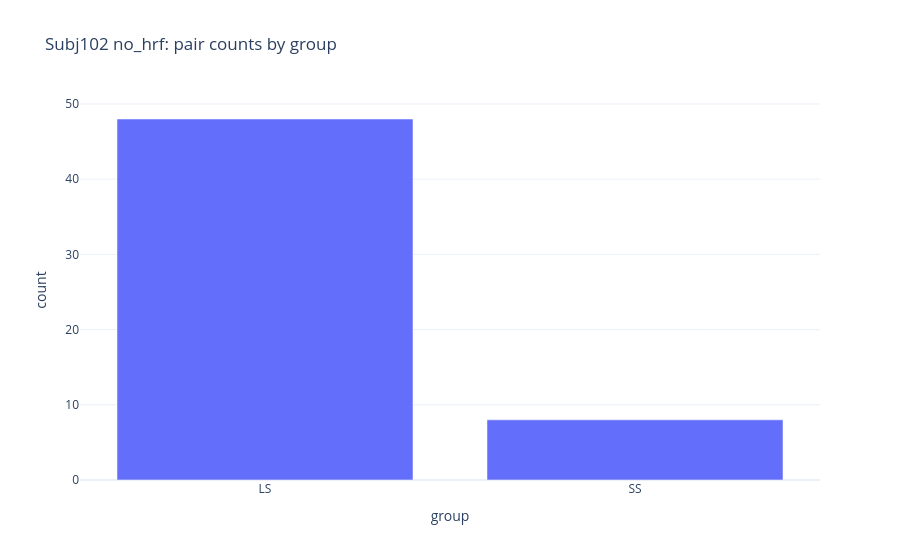
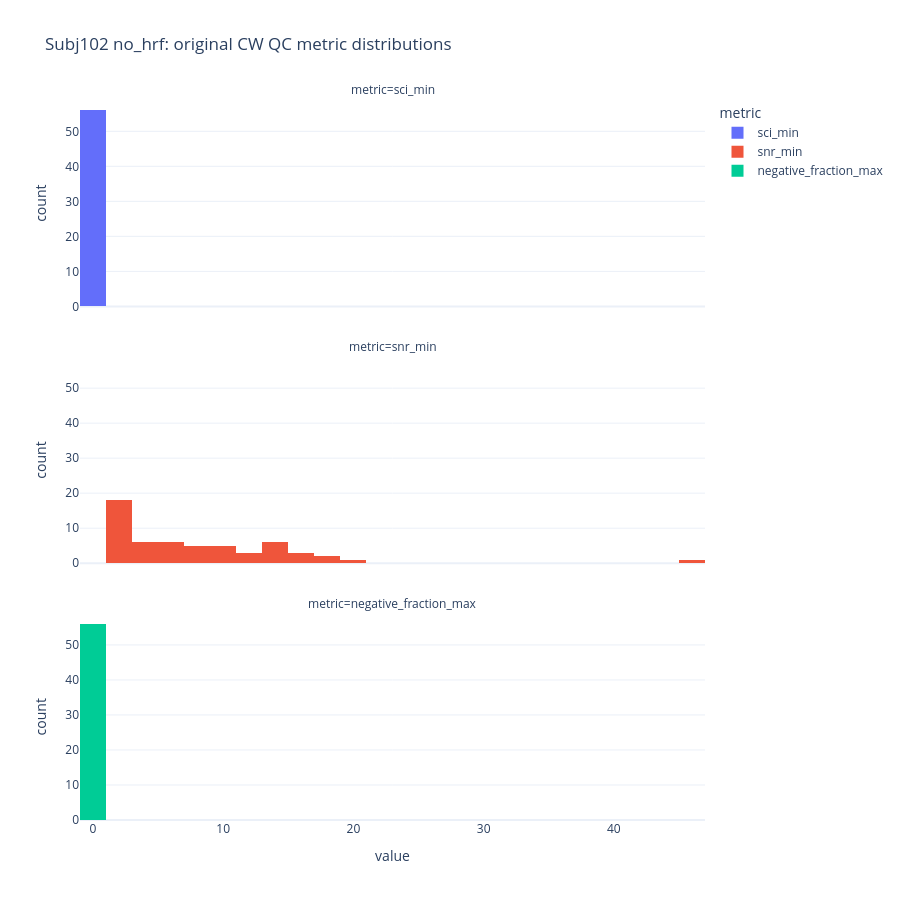

The notebook cell these images were saved under, in order:
### Code cell
# %%
pair_group_counts = pair_quality_df["group"].value_counts().rename_axis("group").reset_index(name="count")
fig = px.bar(pair_group_counts, x="group", y="count", title=f"{SUBJECT} {FILE_LABEL}: pair counts by group")
fig.show()

quality_long = pair_quality_df.melt(
    id_vars=["pair_name", "group"],
    value_vars=["sci_min", "snr_min", "negative_fraction_max"],
    var_name="metric",
    value_name="value",
)
fig = px.histogram(
    quality_long,
    x="value",
    color="metric",
    facet_col="metric",
    facet_col_wrap=1,
    title=f"{SUBJECT} {FILE_LABEL}: original CW QC metric distributions",
)
fig.update_layout(height=900)
fig.show()

### Figure 1 — Plotly figure (JSON) as saved in the notebook; plotly's stock layout.template omitted (floating-point values rounded to 4 significant figures)
{"data": [{"hovertemplate": "group=%{x}<br>count=%{y}<extra></extra>", "legendgroup": "", "marker": {"color": "#636efa", "pattern": {"shape": ""}}, "name": "", "orientation": "v", "showlegend": false, "textposition": "auto", "type": "bar", "x": ["LS", "SS"], "xaxis": "x", "y": [48, 8], "yaxis": "y"}], "layout": {"barmode": "relative", "legend": {"tracegroupgap": 0}, "title": {"text": "Subj102 no_hrf: pair counts by group"}, "xaxis": {"anchor": "y", "domain": [0, 1], "title": {"text": "group"}}, "yaxis": {"anchor": "x", "domain": [0, 1], "title": {"text": "count"}}}}

### Figure 2 — Plotly figure (JSON) as saved in the notebook; plotly's stock layout.template omitted (floating-point values rounded to 4 significant figures)
{"data": [{"bingroup": "x", "hovertemplate": "metric=sci_min<br>value=%{x}<br>count=%{y}<extra></extra>", "legendgroup": "sci_min", "marker": {"color": "#636efa", "pattern": {"shape": ""}}, "name": "sci_min", "orientation": "v", "showlegend": true, "type": "histogram", "x": [0.8645, 0.9565, 0.7641, 0.8181, 0.8702, 0.8516, 0.9172, 0.7729, 0.8634, 0.6912, 0.5675, 0.2031, 0.5693, 0.9464, 0.5251, 0.7314, 0.05684, 0.7704, 0.4457, -0.06137, 0.01147, 0.02114, -0.01743, 0.02183, -0.01039, 0.1696, 0.8877, 0.8316, 0.9445, 0.7566, 0.726, 0.8891, 0.7977, 0.8194, 0.7304, 0.6586, 0.7024, 0.7485, 0.8357, 0.7604, 0.2556, 0.5837, 0.6741, 0.6316, -0.01242, 0.8591, 0.4316, 0.03256, -0.004779, 0.2785, 0.1632, 0.01722, 0.004564, 0.09688, 0.8657, 0.8215], "xaxis": "x3", "yaxis": "y3"}, {"bingroup": "x", "hovertemplate": "metric=snr_min<br>value=%{x}<br>count=%{y}<extra></extra>", "legendgroup": "snr_min", "marker": {"color": "#EF553B", "pattern": {"shape": ""}}, "name": "snr_min", "orientation": "v", "showlegend": true, "type": "histogram", "x": [7.295, 18.05, 46.24, 16.49, 2.407, 12.19, 10.14, 2.319, 13.4, 3.602, 1.704, 4.692, 3.396, 1.749, 1.411, 1.474, 1.912, 5.452, 4.06, 1.906, 1.904, 2.614, 2.012, 1.906, 1.926, 6.812, 14.37, 16.67, 14.25, 10.2, 7.539, 13.66, 10.56, 11.86, 10.29, 13.34, 13.08, 15.04, 8.269, 7.193, 19.39, 11.44, 5.96, 4.108, 1.917, 3.153, 9.573, 1.908, 1.909, 5.254, 7.317, 1.907, 1.925, 5.156, 6.704, 17.16], "xaxis": "x2", "yaxis": "y2"}, {"bingroup": "x", "hovertemplate": "metric=negative_fraction_max<br>value=%{x}<br>count=%{y}<extra></extra>", "legendgroup": "negative_fraction_max", "marker": {"color": "#00cc96", "pattern": {"shape": ""}}, "name": "negative_fraction_max", "orientation": "v", "showlegend": true, "type": "histogram", "x": [0.0, 0.0, 0.0, 0.0, 0.0, 0.0, 0.0, 0.0, 0.0, 0.0, 0.0, 0.0, 0.0, 0.0, 0.0, 0.0, 0.0, 0.0, 0.0, 0.0, 0.0, 0.0, 0.0, 0.0, 0.0, 0.0, 0.0, 0.0, 0.0, 0.0, 0.0, 0.0, 0.0, 0.0, 0.0, 0.0, 0.0, 0.0, 0.0, 0.0, 0.0, 0.0, 0.0, 0.0, 0.0, 0.0, 0.0, 0.0, 0.0, 0.0, 0.0, 0.0, 0.0, 0.0, 0.0, 0.0], "xaxis": "x", "yaxis": "y"}], "layout": {"annotations": [{"font": {}, "showarrow": false, "text": "metric=negative_fraction_max", "x": 0.5, "xanchor": "center", "xref": "paper", "y": 0.2867, "yanchor": "bottom", "yref": "paper"}, {"font": {}, "showarrow": false, "text": "metric=snr_min", "x": 0.5, "xanchor": "center", "xref": "paper", "y": 0.6433, "yanchor": "bottom", "yref": "paper"}, {"font": {}, "showarrow": false, "text": "metric=sci_min", "x": 0.5, "xanchor": "center", "xref": "paper", "y": 1.0, "yanchor": "bottom", "yref": "paper"}], "barmode": "relative", "height": 900, "legend": {"title": {"text": "metric"}, "tracegroupgap": 0}, "title": {"text": "Subj102 no_hrf: original CW QC metric distributions"}, "xaxis": {"anchor": "y", "domain": [0, 1], "title": {"text": "value"}}, "xaxis2": {"anchor": "y2", "domain": [0, 1], "matches": "x", "showticklabels": false}, "xaxis3": {"anchor": "y3", "domain": [0, 1], "matches": "x", "showticklabels": false}, "yaxis": {"anchor": "x", "domain": [0, 0.2867], "title": {"text": "count"}}, "yaxis2": {"anchor": "x2", "domain": [0.3567, 0.6433], "matches": "y", "title": {"text": "count"}}, "yaxis3": {"anchor": "x3", "domain": [0.7133, 1.0], "matches": "y", "title": {"text": "count"}}}}
